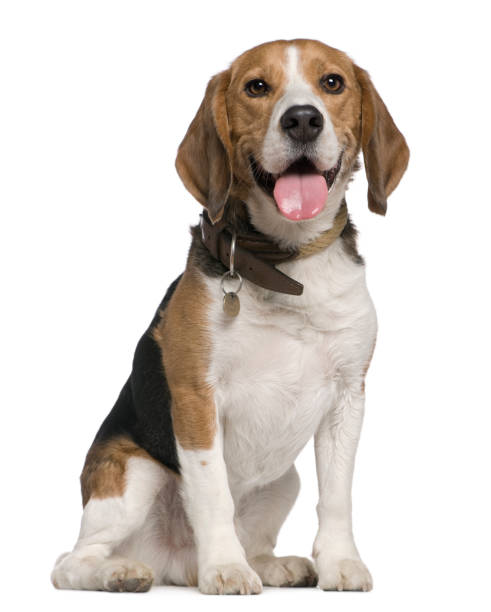
#> input picture dog.jpg, 491 x 612 px
$ python test2.py
#> lines starting #> are read from the running program, lines starting #| are printed output that depends on the picture; after the words box and inside, x2 and y2 are one past the last pixel; in counts of white or black regions, pixels touching at a corner belong together
import cv2

def on_trackbar_changed(args):
    pass

# Threshold types dictionary
thresh_types = {
    0: cv2.THRESH_BINARY,
    1: cv2.THRESH_BINARY_INV,
    2: cv2.THRESH_TRUNC,
    3: cv2.THRESH_TOZERO,
    4: cv2.THRESH_TOZERO_INV
}

# Load the image
img = cv2.imread('dog.jpg')
#> img is the input picture: shape (612, 491, 3); mean B, G, R 204.4, 209.9, 216.7
if img is None:
    print("Error: Image not found.")
    exit()

# Preprocessing
gray = cv2.cvtColor(img, cv2.COLOR_BGR2GRAY)
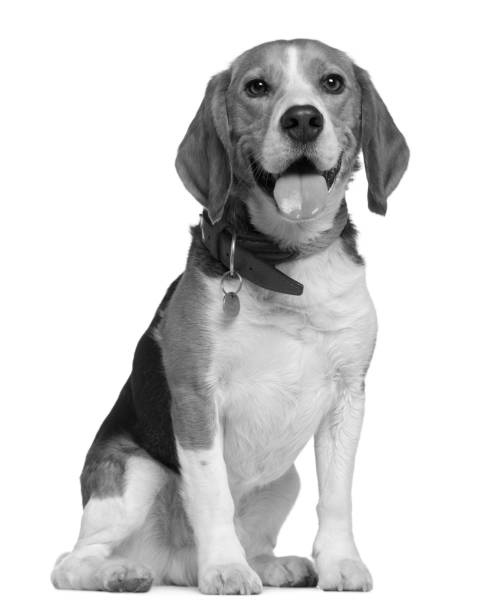
#> gray: shape (612, 491); min 0, max 255, mean 211.3
blurred = cv2.GaussianBlur(gray, (5, 5), 0)

# Create display windows
cv2.namedWindow("Image")
cv2.namedWindow("Real")
cv2.imshow("Real", img)

# Create trackbars
cv2.createTrackbar('Thresh Value', 'Image', 127, 255, on_trackbar_changed)
cv2.createTrackbar('Thresh Type', 'Image', 0, 4, on_trackbar_changed)  # 0–4

while True:
    if cv2.getWindowProperty('Image', cv2.WND_PROP_VISIBLE) < 1:
        break

    # Get current values
    thresh_val = cv2.getTrackbarPos('Thresh Value', 'Image')
    thresh_type_index = cv2.getTrackbarPos('Thresh Type', 'Image')
    thresh_type = thresh_types.get(thresh_type_index, cv2.THRESH_BINARY)

    # Apply threshold
    thresholded = cv2.threshold(blurred, thresh_val, 255, thresh_type)[1]
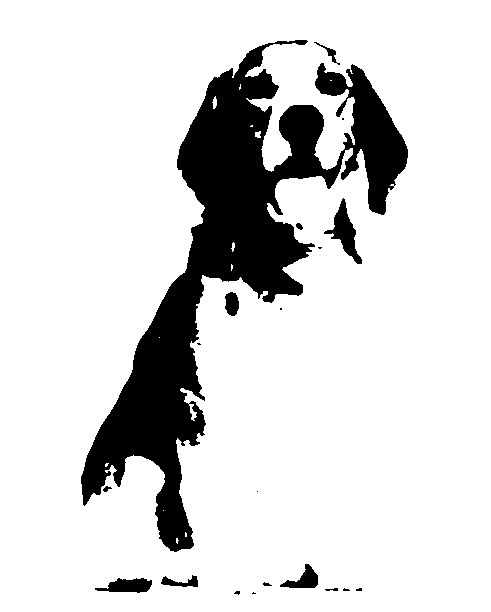
#> thresholded: shape (612, 491); 84.9% white; 20 black regions (9 under 20 px), largest, box (x1, y1, x2, y2) and area: (81, 40, 408, 552) 42645, (324, 198, 362, 264) 867, (95, 578, 152, 593) 552

    # Find contours
    contours, _ = cv2.findContours(thresholded, cv2.RETR_EXTERNAL, cv2.CHAIN_APPROX_SIMPLE)
#> contours = [[[0, 0], [0, 611], [490, 611], [490, 0]]]

    # Draw contours on a copy of the original
    img_with_contours = img.copy()
    cv2.drawContours(img_with_contours, contours, -1, (0, 255, 0), 2)
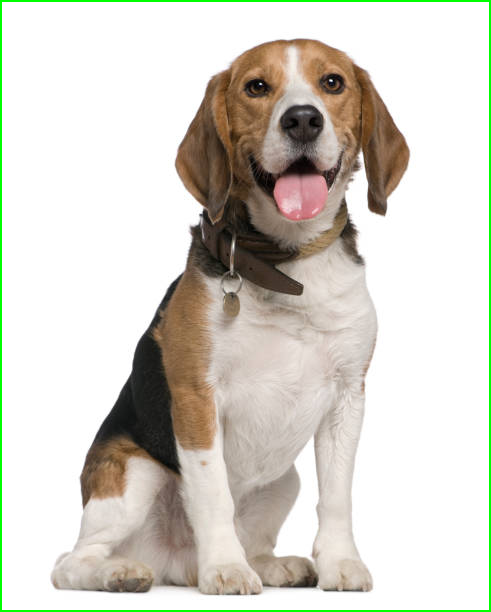
#> img_with_contours: shape (612, 491, 3); 1.46% of pixels changed, all inside (x1, y1, x2, y2) = (0, 0, 491, 612)

    # Show the image with contours
    cv2.imshow("Image", img_with_contours)

    if cv2.waitKey(1) & 0xFF == ord('q'):
#> (key q is pressed here)
        break

cv2.destroyAllWindows()
